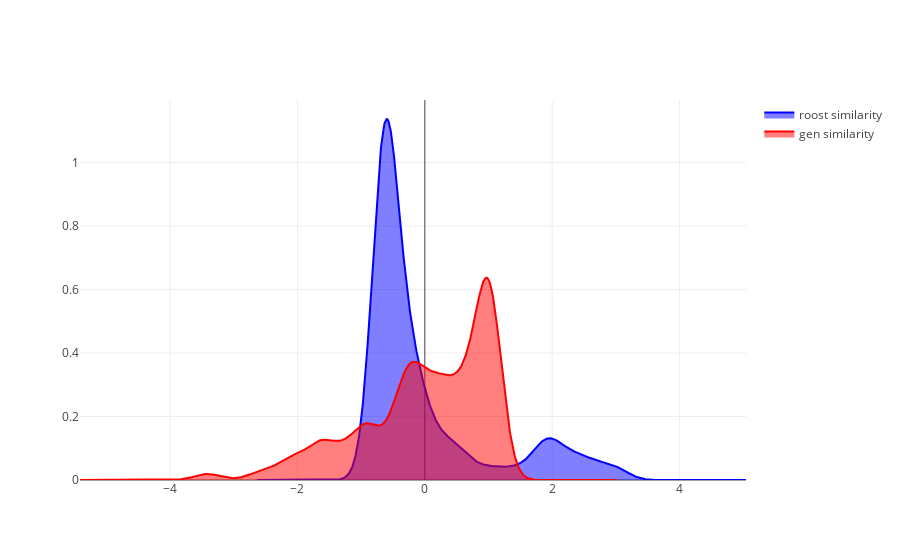

The cell this chart's notebook holds for it:
### Markdown cell above
**Fig. 3** Roost similarity versus Genetic similarity. Both vectors werer scaled.

This does not look like it will take us anywhere..

I don't think Pearson's r seems like a good idea here. Since, for one, all of Ana's bats appear highly related, 
and secondly, the roost sharing variable is nearly a factor.

However, it is apparent that bats that roost together often appear related above aerage. 

So, maybe the question here shouldn't be:
- "is there a relation between roost use and genetic relatedness?" 
but instead:
- "Are bats roosting together frequently more closely related than expected given our sample?"

We'll first see about transforming the roosting variable to a factor.
We'll start by plotting its density.

### Code cell
### roost distance
X_plot = np.linspace(min(roost_diss_vector) - 2, max(roost_diss_vector) + 2, 1000)

kde = KernelDensity(kernel='gaussian', bandwidth=0.2).fit(np.array(roost_diss_vector).reshape(-1,1))

log_dens = kde.score_samples(X_plot.reshape(-1,1))

fig_roost_dens= [go.Scatter(x=X_plot, y=np.exp(log_dens), 
                            mode='lines', fill='tozeroy', name= 'roost similarity',
                            line=dict(color='blue', width=2))]

### genetic distance

X_plot = np.linspace(min(gen_dist_vector) - 2, max(gen_dist_vector) + 2, 1000)

kde = KernelDensity(kernel='gaussian', bandwidth=0.2).fit(np.array(gen_dist_vector).reshape(-1,1))

log_dens = kde.score_samples(X_plot.reshape(-1,1))

fig_roost_dens.append(go.Scatter(x=X_plot, y=np.exp(log_dens), 
                            mode='lines', fill='tozeroy', name= 'gen similarity',
                            line=dict(color='red', width=2)))


fig = go.Figure(data=fig_roost_dens)
iplot(fig)

### Figure 1 — Plotly figure (JSON) as saved in the notebook; plotly's stock layout.template omitted (floating-point values rounded to 4 significant figures; data arrays with more than 128 entries replaced by an {"elided": "..."} marker saying what was removed)
{"data": [{"fill": "tozeroy", "line": {"color": "blue", "width": 2}, "mode": "lines", "name": "roost similarity", "type": "scatter", "x": {"elided": "1000 float values"}, "y": {"elided": "1000 float values"}}, {"fill": "tozeroy", "line": {"color": "red", "width": 2}, "mode": "lines", "name": "gen similarity", "type": "scatter", "x": {"elided": "1000 float values"}, "y": {"elided": "1000 float values"}}], "layout": {}}
